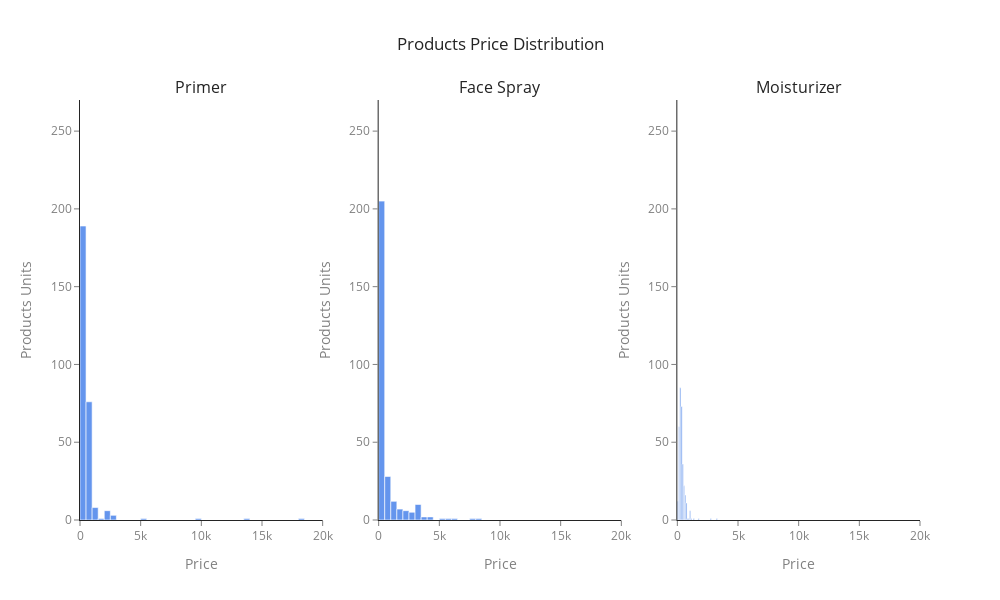

This figure's notebook cell:
### Code cell
import plotly.graph_objects as go
from plotly.subplots import make_subplots

# Create a subplot figure with 1 row and 3 columns
fig = make_subplots(rows=1, cols=3, subplot_titles=prices_bigs.columns)

# Plotting all the products
for i, product in enumerate(prices_bigs.columns):
    fig.add_trace(
        go.Histogram(
            x=prices_bigs[product].dropna(),
            marker=dict(color='cornflowerblue'),
            name=product
        ),
        row=1, col=i+1
    )
    
    # Set axis properties for each subplot
    fig.update_xaxes(title_text='Price', row=1, col=i+1, color='gray')
    fig.update_yaxes(title_text='Products Units', row=1, col=i+1, color='gray')

# Set layout
fig.update_layout(
    height=600, width=1000,
    showlegend=False,
    title_text="Products Price Distribution",
    title_x=0.5,
    template='simple_white'
)

# Set the same y-axis and x-axis limits across all subplots
fig.update_yaxes(range=[0, 270])
fig.update_xaxes(range=[0, 20000])

# Show the interactive plot
fig.show()

### Figure 1 — Plotly figure (JSON) as saved in the notebook; plotly's stock layout.template omitted (floating-point values rounded to 4 significant figures; data arrays with more than 128 entries replaced by an {"elided": "..."} marker saying what was removed)
{"data": [{"marker": {"color": "cornflowerblue"}, "name": "Primer", "type": "histogram", "x": {"elided": "289 int values"}, "xaxis": "x", "yaxis": "y"}, {"marker": {"color": "cornflowerblue"}, "name": "Face Spray", "type": "histogram", "x": {"elided": "282 int values"}, "xaxis": "x2", "yaxis": "y2"}, {"marker": {"color": "cornflowerblue"}, "name": "Moisturizer", "type": "histogram", "x": {"elided": "328 int values"}, "xaxis": "x3", "yaxis": "y3"}], "layout": {"annotations": [{"font": {"size": 16}, "showarrow": false, "text": "Primer", "x": 0.1444, "xanchor": "center", "xref": "paper", "y": 1, "yanchor": "bottom", "yref": "paper"}, {"font": {"size": 16}, "showarrow": false, "text": "Face Spray", "x": 0.5, "xanchor": "center", "xref": "paper", "y": 1, "yanchor": "bottom", "yref": "paper"}, {"font": {"size": 16}, "showarrow": false, "text": "Moisturizer", "x": 0.8556, "xanchor": "center", "xref": "paper", "y": 1, "yanchor": "bottom", "yref": "paper"}], "height": 600, "showlegend": false, "title": {"text": "Products Price Distribution", "x": 0.5}, "width": 1000, "xaxis": {"anchor": "y", "color": "gray", "domain": [0, 0.2889], "range": [0, 20000], "title": {"text": "Price"}}, "xaxis2": {"anchor": "y2", "color": "gray", "domain": [0.3556, 0.6444], "range": [0, 20000], "title": {"text": "Price"}}, "xaxis3": {"anchor": "y3", "color": "gray", "domain": [0.7111, 1], "range": [0, 20000], "title": {"text": "Price"}}, "yaxis": {"anchor": "x", "color": "gray", "domain": [0, 1], "range": [0, 270], "title": {"text": "Products Units"}}, "yaxis2": {"anchor": "x2", "color": "gray", "domain": [0, 1], "range": [0, 270], "title": {"text": "Products Units"}}, "yaxis3": {"anchor": "x3", "color": "gray", "domain": [0, 1], "range": [0, 270], "title": {"text": "Products Units"}}}}
